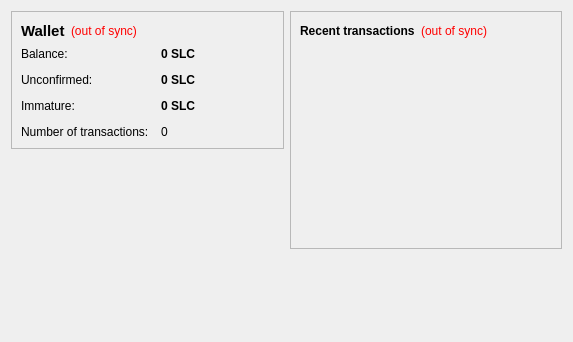
<?xml version="1.0" encoding="UTF-8"?>
<ui version="4.0">
 <class>OverviewPage</class>
 <widget class="QWidget" name="OverviewPage">
  <property name="geometry">
   <rect>
    <x>0</x>
    <y>0</y>
    <width>573</width>
    <height>342</height>
   </rect>
  </property>
  <property name="windowTitle">
   <string>Form</string>
  </property>
  <layout class="QHBoxLayout" name="horizontalLayout" stretch="1,1">
   <item>
    <layout class="QVBoxLayout" name="verticalLayout_2">
     <item>
      <widget class="QFrame" name="frame">
       <property name="frameShape">
        <enum>QFrame::StyledPanel</enum>
       </property>
       <property name="frameShadow">
        <enum>QFrame::Raised</enum>
       </property>
       <layout class="QVBoxLayout" name="verticalLayout_4">
        <item>
         <layout class="QHBoxLayout" name="horizontalLayout_4">
          <item>
           <widget class="QLabel" name="label_5">
            <property name="font">
             <font>
              <pointsize>11</pointsize>
              <weight>75</weight>
              <bold>true</bold>
             </font>
            </property>
            <property name="text">
             <string>Wallet</string>
            </property>
           </widget>
          </item>
          <item>
           <widget class="QLabel" name="labelWalletStatus">
            <property name="toolTip">
             <string>The displayed information may be out of date. Your wallet automatically synchronizes with the BetaCoin network after a connection is established, but this process has not completed yet.</string>
            </property>
            <property name="styleSheet">
             <string notr="true">QLabel { color: red; }</string>
            </property>
            <property name="text">
             <string notr="true">(out of sync)</string>
            </property>
            <property name="alignment">
             <set>Qt::AlignLeading|Qt::AlignLeft|Qt::AlignVCenter</set>
            </property>
           </widget>
          </item>
          <item>
           <spacer name="horizontalSpacer_2">
            <property name="orientation">
             <enum>Qt::Horizontal</enum>
            </property>
            <property name="sizeHint" stdset="0">
             <size>
              <width>40</width>
              <height>20</height>
             </size>
            </property>
           </spacer>
          </item>
         </layout>
        </item>
        <item>
         <layout class="QFormLayout" name="formLayout_2">
          <property name="fieldGrowthPolicy">
           <enum>QFormLayout::AllNonFixedFieldsGrow</enum>
          </property>
          <property name="horizontalSpacing">
           <number>12</number>
          </property>
          <property name="verticalSpacing">
           <number>12</number>
          </property>
          <item row="0" column="0">
           <widget class="QLabel" name="label">
            <property name="text">
             <string>Balance:</string>
            </property>
           </widget>
          </item>
          <item row="0" column="1">
           <widget class="QLabel" name="labelBalance">
            <property name="font">
             <font>
              <weight>75</weight>
              <bold>true</bold>
             </font>
            </property>
            <property name="cursor">
             <cursorShape>IBeamCursor</cursorShape>
            </property>
            <property name="toolTip">
             <string>Your current balance</string>
            </property>
            <property name="text">
             <string notr="true">0 SLC</string>
            </property>
            <property name="textInteractionFlags">
             <set>Qt::LinksAccessibleByMouse|Qt::TextSelectableByKeyboard|Qt::TextSelectableByMouse</set>
            </property>
           </widget>
          </item>
          <item row="1" column="0">
           <widget class="QLabel" name="label_3">
            <property name="text">
             <string>Unconfirmed:</string>
            </property>
           </widget>
          </item>
          <item row="1" column="1">
           <widget class="QLabel" name="labelUnconfirmed">
            <property name="font">
             <font>
              <weight>75</weight>
              <bold>true</bold>
             </font>
            </property>
            <property name="cursor">
             <cursorShape>IBeamCursor</cursorShape>
            </property>
            <property name="toolTip">
             <string>Total of transactions that have yet to be confirmed, and do not yet count toward the current balance</string>
            </property>
            <property name="text">
             <string notr="true">0 SLC</string>
            </property>
            <property name="textInteractionFlags">
             <set>Qt::LinksAccessibleByMouse|Qt::TextSelectableByKeyboard|Qt::TextSelectableByMouse</set>
            </property>
           </widget>
          </item>
          <item row="3" column="0">
           <widget class="QLabel" name="label_2">
            <property name="text">
             <string>Number of transactions:</string>
            </property>
           </widget>
          </item>
          <item row="3" column="1">
           <widget class="QLabel" name="labelNumTransactions">
            <property name="toolTip">
             <string>Total number of transactions in wallet</string>
            </property>
            <property name="text">
             <string notr="true">0</string>
            </property>
           </widget>
          </item>
          <item row="2" column="0">
           <widget class="QLabel" name="labelImmatureText">
            <property name="text">
             <string>Immature:</string>
            </property>
           </widget>
          </item>
          <item row="2" column="1">
           <widget class="QLabel" name="labelImmature">
            <property name="font">
             <font>
              <weight>75</weight>
              <bold>true</bold>
             </font>
            </property>
            <property name="toolTip">
             <string>Mined balance that has not yet matured</string>
            </property>
            <property name="text">
             <string notr="true">0 SLC</string>
            </property>
            <property name="textInteractionFlags">
             <set>Qt::LinksAccessibleByMouse|Qt::TextSelectableByKeyboard|Qt::TextSelectableByMouse</set>
            </property>
           </widget>
          </item>
         </layout>
        </item>
       </layout>
      </widget>
     </item>
     <item>
      <spacer name="verticalSpacer">
       <property name="orientation">
        <enum>Qt::Vertical</enum>
       </property>
       <property name="sizeHint" stdset="0">
        <size>
         <width>20</width>
         <height>40</height>
        </size>
       </property>
      </spacer>
     </item>
    </layout>
   </item>
   <item>
    <layout class="QVBoxLayout" name="verticalLayout_3">
     <item>
      <widget class="QFrame" name="frame_2">
       <property name="frameShape">
        <enum>QFrame::StyledPanel</enum>
       </property>
       <property name="frameShadow">
        <enum>QFrame::Raised</enum>
       </property>
       <layout class="QVBoxLayout" name="verticalLayout">
        <item>
         <layout class="QHBoxLayout" name="horizontalLayout_2">
          <item>
           <widget class="QLabel" name="label_4">
            <property name="text">
             <string>&lt;b&gt;Recent transactions&lt;/b&gt;</string>
            </property>
           </widget>
          </item>
          <item>
           <widget class="QLabel" name="labelTransactionsStatus">
            <property name="toolTip">
             <string>The displayed information may be out of date. Your wallet automatically synchronizes with the BetaCoin network after a connection is established, but this process has not completed yet.</string>
            </property>
            <property name="styleSheet">
             <string notr="true">QLabel { color: red; }</string>
            </property>
            <property name="text">
             <string notr="true">(out of sync)</string>
            </property>
            <property name="alignment">
             <set>Qt::AlignRight|Qt::AlignTrailing|Qt::AlignVCenter</set>
            </property>
           </widget>
          </item>
          <item>
           <spacer name="horizontalSpacer">
            <property name="orientation">
             <enum>Qt::Horizontal</enum>
            </property>
            <property name="sizeHint" stdset="0">
             <size>
              <width>40</width>
              <height>20</height>
             </size>
            </property>
           </spacer>
          </item>
         </layout>
        </item>
        <item>
         <widget class="QListView" name="listTransactions">
          <property name="styleSheet">
           <string notr="true">QListView { background: transparent; }</string>
          </property>
          <property name="frameShape">
           <enum>QFrame::NoFrame</enum>
          </property>
          <property name="verticalScrollBarPolicy">
           <enum>Qt::ScrollBarAlwaysOff</enum>
          </property>
          <property name="horizontalScrollBarPolicy">
           <enum>Qt::ScrollBarAlwaysOff</enum>
          </property>
          <property name="selectionMode">
           <enum>QAbstractItemView::NoSelection</enum>
          </property>
         </widget>
        </item>
       </layout>
      </widget>
     </item>
     <item>
      <spacer name="verticalSpacer_2">
       <property name="orientation">
        <enum>Qt::Vertical</enum>
       </property>
       <property name="sizeHint" stdset="0">
        <size>
         <width>20</width>
         <height>40</height>
        </size>
       </property>
      </spacer>
     </item>
    </layout>
   </item>
  </layout>
 </widget>
 <resources/>
 <connections/>
</ui>
